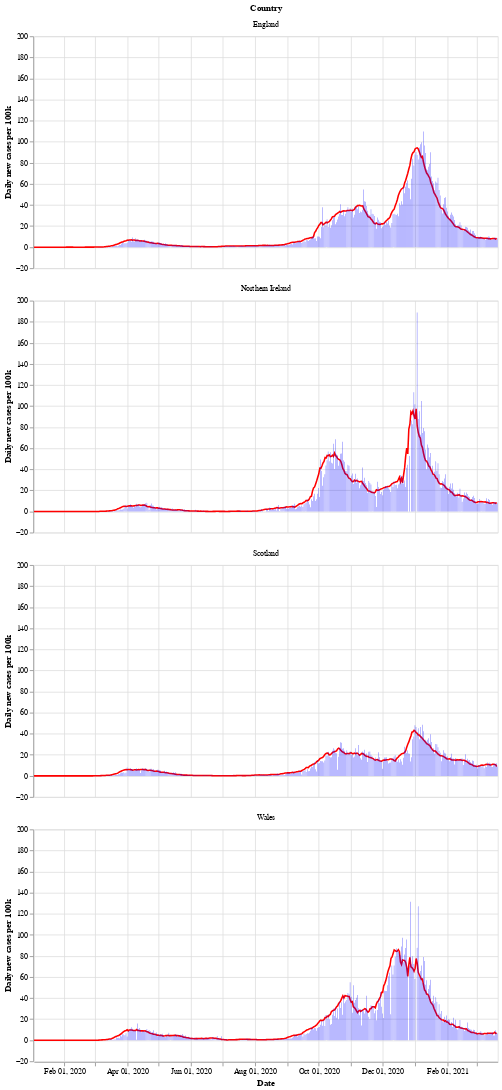

Source (notebook cell):
### Markdown cell above
Next is a bar chart of the number of new cases in each country (per 100k population), with the 7 day moving average of cases. Again we see that Wales saw a longer period of raising and falling cases compared to the other countries.

After a period of cases falling, each nation is now seeing a rise in the number of cases - especially in Wales.

### Code cell
# collapse
bars = alt.Chart(uk_cases).mark_bar().encode(
    x=alt.X("yearmonthdate(date):T", axis=alt.Axis(title='Date')),
    y=alt.Y("newCasesRate:Q", axis=alt.Axis(title='Daily new cases per 100k')),
    tooltip='newCasesRate',
    color=alt.condition(
        alt.datum.dailyChange > 0,
        alt.value("orange"),  # The positive color
        alt.value("blue")  # The negative color
    )
).properties(title='New cases per 100k population with rolling 7 day average', width=600).interactive()
line = alt.Chart(uk_cases).mark_line(
    color='red',
    size=2,
).transform_window(
    rolling_mean='mean(newCasesRate)',
    frame=[0, 7],
    groupby=['areaName']
).encode(
    x='yearmonthdate(date):T',
    y='rolling_mean:Q'
)
alt.layer(line, bars, data=uk_cases).facet(alt.Row('areaName', title='Country'), columns=1)

### Figure 1 — Vega-Lite specification as saved in the notebook (floating-point values rounded to 4 significant figures; data arrays with more than 128 entries replaced by an {"elided": "..."} marker saying what was removed)
{"config": {"view": {"continuousWidth": 400, "continuousHeight": 300}}, "data": {"name": "data-efcfd54a32aa0a2b0a8604b7fae2ce6e"}, "facet": {"type": "nominal", "field": "areaName", "title": "Country"}, "spec": {"layer": [{"mark": {"type": "line", "color": "red", "size": 2}, "encoding": {"x": {"type": "temporal", "field": "date", "timeUnit": "yearmonthdate"}, "y": {"type": "quantitative", "field": "rolling_mean"}}, "transform": [{"window": [{"op": "mean", "field": "newCasesRate", "as": "rolling_mean"}], "frame": [0, 7], "groupby": ["areaName"]}]}, {"mark": "bar", "encoding": {"color": {"condition": {"value": "orange", "test": "(datum.dailyChange > 0)"}, "value": "blue"}, "tooltip": {"type": "quantitative", "field": "newCasesRate"}, "x": {"type": "temporal", "axis": {"title": "Date"}, "field": "date", "timeUnit": "yearmonthdate"}, "y": {"type": "quantitative", "axis": {"title": "Daily new cases per 100k"}, "field": "newCasesRate"}}, "selection": {"selector002": {"type": "interval", "bind": "scales", "encodings": ["x", "y"]}}, "title": "New cases per 100k population with rolling 7 day average", "width": 600}]}, "columns": 1, "$schema": "https://vega.github.io/schema/vega-lite/v4.8.1.json", "datasets": {"data-efcfd54a32aa0a2b0a8604b7fae2ce6e": {"elided": "1772 records"}}}
